Frame 1 (no input): blank canvas, image omitted
Frame 60 (no input): blank canvas, image omitted
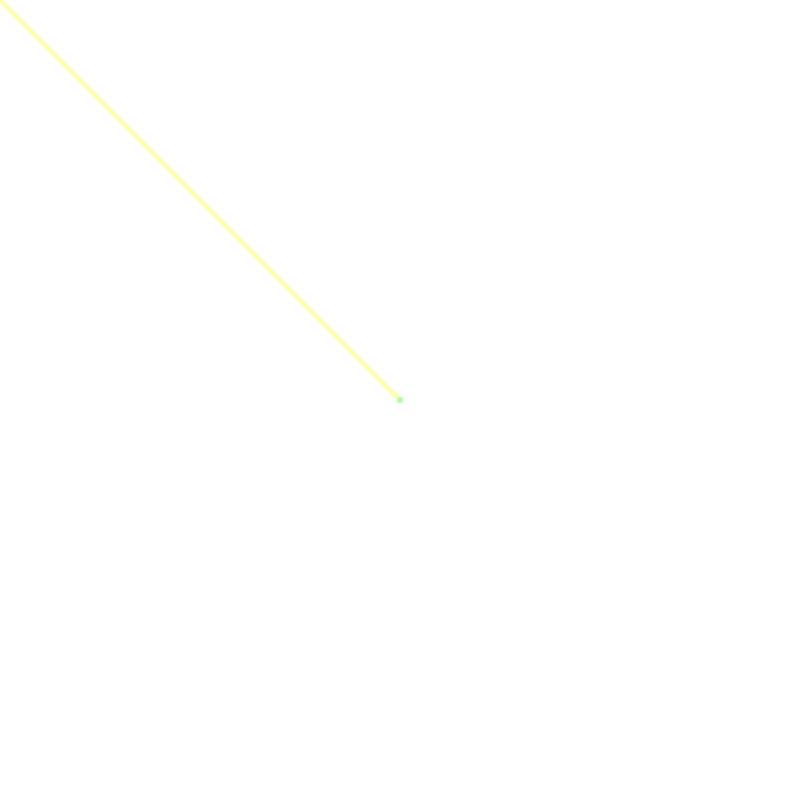
Frame 120 (the mouse pressed at the canvas centre since frame 60)

The p5.js sketch whose frames 1 and 60 were blank and that drew this single picture after the mouse press (run headless with seeded random() and noise() and a simulated clock; from frame 60 on, the mouse is pressed at the canvas centre):

// p5.js sketch
// ── sketch.js
function setup() {
  createCanvas(800, 800);
}

var myhue = 0;

function draw() {
  colorMode(HSB);
  var xPos = random ( 20 ) -10;
  var yPos = random ( 20 ) -10;
  var randomSize = 5 +random(50);
  myhue += 1;
  stroke(myhue, 30, 255);
  //fill(myhue, 30, 255);
  strokeWeight(5);

  if (myhue > 300) {
    myhue = 0;
  }
  /* I'm drawing lines here.
  Hi! I'm Minyoung! */
  //line(mouseX, mouseY, pmouseX, pmouseY);

  //var myName = "Minyoung";
  if( mouseIsPressed) {
    line(mouseX, mouseY, pmouseX, pmouseY);
    //ellipse(mouseX+xPos, mouseY+yPos, randomSize, randomSize);
  }

  if(keyIsPressed) {
    background (0);
  }

  /* noStroke();
  fill(mouseX);
  ellipse (width/2, height/2, mouseX, mouseY); */
}
